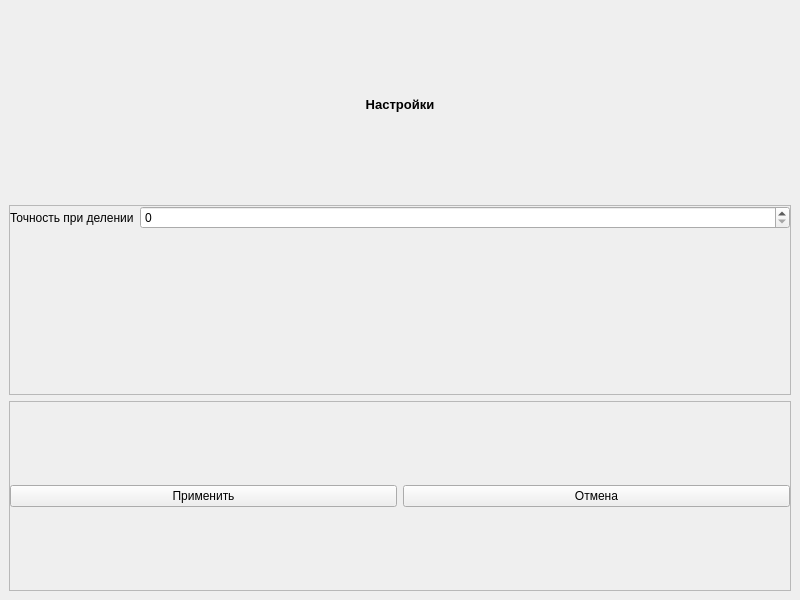
<?xml version="1.0" encoding="UTF-8"?>
<ui version="4.0">
 <class>Settings</class>
 <widget class="QMainWindow" name="Settings">
  <property name="geometry">
   <rect>
    <x>0</x>
    <y>0</y>
    <width>800</width>
    <height>600</height>
   </rect>
  </property>
  <property name="windowTitle">
   <string>MainWindow</string>
  </property>
  <widget class="QWidget" name="centralwidget">
   <layout class="QVBoxLayout" name="verticalLayout">
    <item>
     <widget class="QLabel" name="label_2">
      <property name="font">
       <font>
        <pointsize>10</pointsize>
        <weight>75</weight>
        <bold>true</bold>
       </font>
      </property>
      <property name="text">
       <string>Настройки</string>
      </property>
      <property name="alignment">
       <set>Qt::AlignCenter</set>
      </property>
     </widget>
    </item>
    <item>
     <widget class="QFrame" name="frame">
      <property name="frameShape">
       <enum>QFrame::StyledPanel</enum>
      </property>
      <property name="frameShadow">
       <enum>QFrame::Raised</enum>
      </property>
      <layout class="QFormLayout" name="formLayout">
       <property name="leftMargin">
        <number>0</number>
       </property>
       <property name="topMargin">
        <number>0</number>
       </property>
       <property name="rightMargin">
        <number>0</number>
       </property>
       <property name="bottomMargin">
        <number>0</number>
       </property>
       <item row="0" column="0">
        <widget class="QLabel" name="label">
         <property name="font">
          <font>
           <pointsize>9</pointsize>
          </font>
         </property>
         <property name="text">
          <string>Точность при делении</string>
         </property>
        </widget>
       </item>
       <item row="0" column="1">
        <widget class="QSpinBox" name="spinBox">
         <property name="font">
          <font>
           <pointsize>9</pointsize>
          </font>
         </property>
         <property name="maximum">
          <number>999999999</number>
         </property>
        </widget>
       </item>
      </layout>
     </widget>
    </item>
    <item>
     <widget class="QFrame" name="frame_2">
      <property name="frameShape">
       <enum>QFrame::StyledPanel</enum>
      </property>
      <property name="frameShadow">
       <enum>QFrame::Raised</enum>
      </property>
      <layout class="QHBoxLayout" name="horizontalLayout">
       <property name="leftMargin">
        <number>0</number>
       </property>
       <property name="topMargin">
        <number>0</number>
       </property>
       <property name="rightMargin">
        <number>0</number>
       </property>
       <property name="bottomMargin">
        <number>0</number>
       </property>
       <item>
        <widget class="QPushButton" name="pushButton_accept">
         <property name="font">
          <font>
           <pointsize>9</pointsize>
          </font>
         </property>
         <property name="text">
          <string>Применить</string>
         </property>
        </widget>
       </item>
       <item>
        <widget class="QPushButton" name="pushButton_cancel">
         <property name="font">
          <font>
           <pointsize>9</pointsize>
          </font>
         </property>
         <property name="text">
          <string>Отмена</string>
         </property>
        </widget>
       </item>
      </layout>
     </widget>
    </item>
   </layout>
  </widget>
  <widget class="QMenuBar" name="menubar">
   <property name="geometry">
    <rect>
     <x>0</x>
     <y>0</y>
     <width>800</width>
     <height>26</height>
    </rect>
   </property>
  </widget>
 </widget>
 <resources/>
 <connections/>
</ui>
